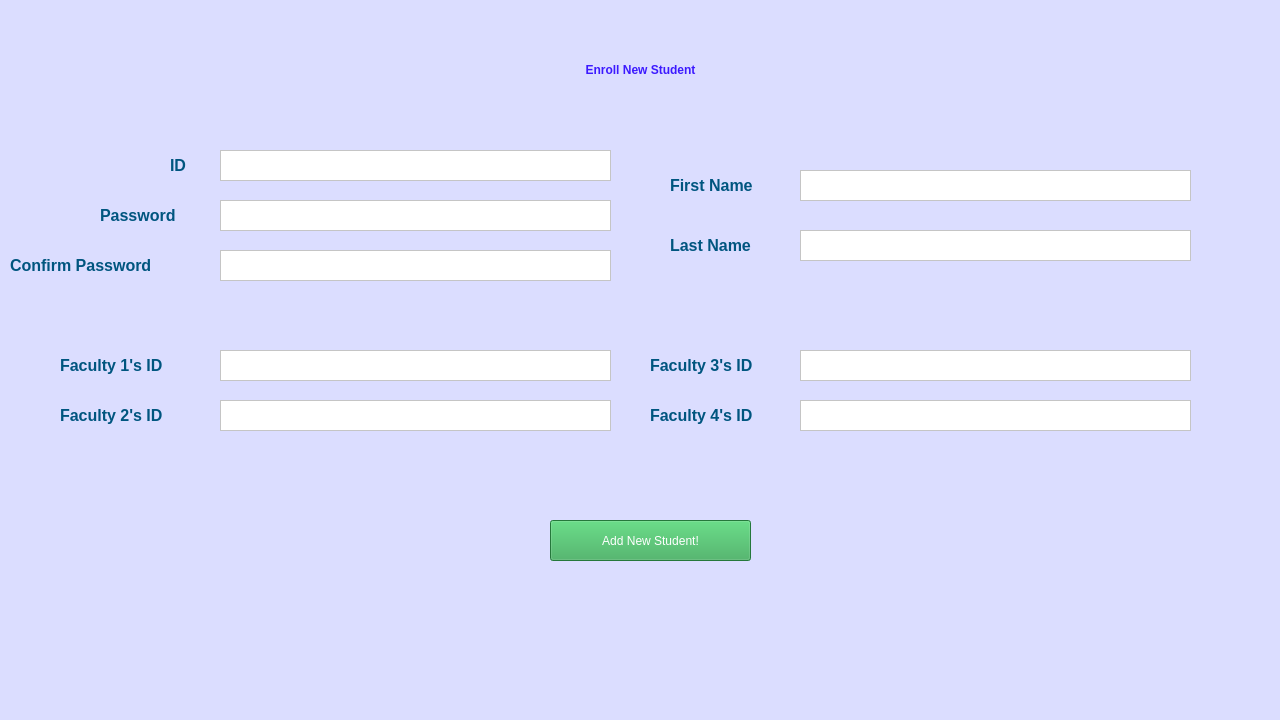
<?xml version="1.0" encoding="UTF-8"?>
<ui version="4.0">
 <class>MainWindow</class>
 <widget class="QMainWindow" name="MainWindow">
  <property name="geometry">
   <rect>
    <x>0</x>
    <y>0</y>
    <width>1280</width>
    <height>720</height>
   </rect>
  </property>
  <property name="windowTitle">
   <string>MainWindow</string>
  </property>
  <property name="styleSheet">
   <string notr="true">background-color: rgb(219, 221, 255);</string>
  </property>
  <widget class="QWidget" name="centralwidget">
   <widget class="QPlainTextEdit" name="id">
    <property name="geometry">
     <rect>
      <x>220</x>
      <y>150</y>
      <width>391</width>
      <height>31</height>
     </rect>
    </property>
    <property name="styleSheet">
     <string notr="true">background-color: rgb(255, 255, 255);</string>
    </property>
   </widget>
   <widget class="QPlainTextEdit" name="fname">
    <property name="geometry">
     <rect>
      <x>800</x>
      <y>170</y>
      <width>391</width>
      <height>31</height>
     </rect>
    </property>
    <property name="styleSheet">
     <string notr="true">background-color: rgb(255, 255, 255);</string>
    </property>
   </widget>
   <widget class="QPlainTextEdit" name="t_id_1">
    <property name="geometry">
     <rect>
      <x>220</x>
      <y>350</y>
      <width>391</width>
      <height>31</height>
     </rect>
    </property>
    <property name="styleSheet">
     <string notr="true">background-color: rgb(255, 255, 255);</string>
    </property>
   </widget>
   <widget class="QPlainTextEdit" name="password">
    <property name="geometry">
     <rect>
      <x>220</x>
      <y>200</y>
      <width>391</width>
      <height>31</height>
     </rect>
    </property>
    <property name="styleSheet">
     <string notr="true">background-color: rgb(255, 255, 255);</string>
    </property>
   </widget>
   <widget class="QLabel" name="label">
    <property name="geometry">
     <rect>
      <x>170</x>
      <y>150</y>
      <width>31</width>
      <height>31</height>
     </rect>
    </property>
    <property name="styleSheet">
     <string notr="true">color: rgb(0, 85, 127);
font: 14pt &quot;Nirmala UI&quot;;</string>
    </property>
    <property name="text">
     <string>&lt;html&gt;&lt;head/&gt;&lt;body&gt;&lt;p&gt;&lt;span style=&quot; font-size:12pt; font-weight:600;&quot;&gt;ID&lt;/span&gt;&lt;/p&gt;&lt;/body&gt;&lt;/html&gt;</string>
    </property>
   </widget>
   <widget class="QLabel" name="label_2">
    <property name="geometry">
     <rect>
      <x>670</x>
      <y>170</y>
      <width>121</width>
      <height>31</height>
     </rect>
    </property>
    <property name="styleSheet">
     <string notr="true">color: rgb(0, 85, 127);
font: 14pt &quot;Nirmala UI&quot;;</string>
    </property>
    <property name="text">
     <string>&lt;html&gt;&lt;head/&gt;&lt;body&gt;&lt;p&gt;&lt;span style=&quot; font-size:12pt; font-weight:600;&quot;&gt;First Name&lt;/span&gt;&lt;/p&gt;&lt;/body&gt;&lt;/html&gt;</string>
    </property>
   </widget>
   <widget class="QLabel" name="label_3">
    <property name="geometry">
     <rect>
      <x>670</x>
      <y>230</y>
      <width>111</width>
      <height>31</height>
     </rect>
    </property>
    <property name="styleSheet">
     <string notr="true">color: rgb(0, 85, 127);
font: 14pt &quot;Nirmala UI&quot;;</string>
    </property>
    <property name="text">
     <string>&lt;html&gt;&lt;head/&gt;&lt;body&gt;&lt;p&gt;&lt;span style=&quot; font-size:12pt; font-weight:600;&quot;&gt;Last Name&lt;/span&gt;&lt;/p&gt;&lt;/body&gt;&lt;/html&gt;</string>
    </property>
   </widget>
   <widget class="QLabel" name="label_4">
    <property name="geometry">
     <rect>
      <x>100</x>
      <y>200</y>
      <width>101</width>
      <height>31</height>
     </rect>
    </property>
    <property name="styleSheet">
     <string notr="true">color: rgb(0, 85, 127);
font: 14pt &quot;Nirmala UI&quot;;</string>
    </property>
    <property name="text">
     <string>&lt;html&gt;&lt;head/&gt;&lt;body&gt;&lt;p&gt;&lt;span style=&quot; font-size:12pt; font-weight:600;&quot;&gt;Password&lt;/span&gt;&lt;/p&gt;&lt;/body&gt;&lt;/html&gt;</string>
    </property>
   </widget>
   <widget class="QLabel" name="label_5">
    <property name="geometry">
     <rect>
      <x>60</x>
      <y>350</y>
      <width>151</width>
      <height>31</height>
     </rect>
    </property>
    <property name="styleSheet">
     <string notr="true">color: rgb(0, 85, 127);
font: 14pt &quot;Nirmala UI&quot;;</string>
    </property>
    <property name="text">
     <string>&lt;html&gt;&lt;head/&gt;&lt;body&gt;&lt;p&gt;&lt;span style=&quot; font-size:12pt; font-weight:600;&quot;&gt;Faculty 1's ID&lt;/span&gt;&lt;/p&gt;&lt;/body&gt;&lt;/html&gt;</string>
    </property>
   </widget>
   <widget class="QPlainTextEdit" name="lname">
    <property name="geometry">
     <rect>
      <x>800</x>
      <y>230</y>
      <width>391</width>
      <height>31</height>
     </rect>
    </property>
    <property name="styleSheet">
     <string notr="true">background-color: rgb(255, 255, 255);</string>
    </property>
   </widget>
   <widget class="QLabel" name="label_6">
    <property name="geometry">
     <rect>
      <x>10</x>
      <y>250</y>
      <width>191</width>
      <height>31</height>
     </rect>
    </property>
    <property name="styleSheet">
     <string notr="true">color: rgb(0, 85, 127);
font: 14pt &quot;Nirmala UI&quot;;</string>
    </property>
    <property name="text">
     <string>&lt;html&gt;&lt;head/&gt;&lt;body&gt;&lt;p&gt;&lt;span style=&quot; font-size:12pt; font-weight:600;&quot;&gt;Confirm Password&lt;/span&gt;&lt;/p&gt;&lt;/body&gt;&lt;/html&gt;</string>
    </property>
   </widget>
   <widget class="QPlainTextEdit" name="confirmpass">
    <property name="geometry">
     <rect>
      <x>220</x>
      <y>250</y>
      <width>391</width>
      <height>31</height>
     </rect>
    </property>
    <property name="styleSheet">
     <string notr="true">background-color: rgb(255, 255, 255);</string>
    </property>
   </widget>
   <widget class="QLabel" name="errorDisplay">
    <property name="geometry">
     <rect>
      <x>0</x>
      <y>580</y>
      <width>1281</width>
      <height>61</height>
     </rect>
    </property>
    <property name="styleSheet">
     <string notr="true">font: 75 18pt &quot;MS Shell Dlg 2&quot;;
qproperty-alignment: AlignCenter;
color: rgb(217, 48, 37);</string>
    </property>
    <property name="text">
     <string>&lt;html&gt;&lt;head/&gt;&lt;body&gt;&lt;p align=&quot;center&quot;&gt;&lt;br/&gt;&lt;/p&gt;&lt;/body&gt;&lt;/html&gt;</string>
    </property>
   </widget>
   <widget class="QPushButton" name="addNew">
    <property name="geometry">
     <rect>
      <x>550</x>
      <y>520</y>
      <width>201</width>
      <height>41</height>
     </rect>
    </property>
    <property name="styleSheet">
     <string notr="true">font: 75 12pt &quot;MS Shell Dlg 2&quot;;
color: rgb(255, 255, 255);
background-color: rgb(52, 168, 83);</string>
    </property>
    <property name="text">
     <string>Add New Student!</string>
    </property>
   </widget>
   <widget class="QLabel" name="label_7">
    <property name="geometry">
     <rect>
      <x>60</x>
      <y>400</y>
      <width>141</width>
      <height>31</height>
     </rect>
    </property>
    <property name="styleSheet">
     <string notr="true">color: rgb(0, 85, 127);
font: 14pt &quot;Nirmala UI&quot;;</string>
    </property>
    <property name="text">
     <string>&lt;html&gt;&lt;head/&gt;&lt;body&gt;&lt;p&gt;&lt;span style=&quot; font-size:12pt; font-weight:600;&quot;&gt;Faculty 2's ID&lt;/span&gt;&lt;/p&gt;&lt;/body&gt;&lt;/html&gt;</string>
    </property>
   </widget>
   <widget class="QLabel" name="label_8">
    <property name="geometry">
     <rect>
      <x>650</x>
      <y>350</y>
      <width>141</width>
      <height>31</height>
     </rect>
    </property>
    <property name="styleSheet">
     <string notr="true">color: rgb(0, 85, 127);
font: 14pt &quot;Nirmala UI&quot;;</string>
    </property>
    <property name="text">
     <string>&lt;html&gt;&lt;head/&gt;&lt;body&gt;&lt;p&gt;&lt;span style=&quot; font-size:12pt; font-weight:600;&quot;&gt;Faculty 3's ID&lt;/span&gt;&lt;/p&gt;&lt;/body&gt;&lt;/html&gt;</string>
    </property>
   </widget>
   <widget class="QLabel" name="label_9">
    <property name="geometry">
     <rect>
      <x>650</x>
      <y>400</y>
      <width>141</width>
      <height>31</height>
     </rect>
    </property>
    <property name="styleSheet">
     <string notr="true">color: rgb(0, 85, 127);
font: 14pt &quot;Nirmala UI&quot;;</string>
    </property>
    <property name="text">
     <string>&lt;html&gt;&lt;head/&gt;&lt;body&gt;&lt;p&gt;&lt;span style=&quot; font-size:12pt; font-weight:600;&quot;&gt;Faculty 4's ID&lt;/span&gt;&lt;/p&gt;&lt;/body&gt;&lt;/html&gt;</string>
    </property>
   </widget>
   <widget class="QPlainTextEdit" name="t_id_2">
    <property name="geometry">
     <rect>
      <x>220</x>
      <y>400</y>
      <width>391</width>
      <height>31</height>
     </rect>
    </property>
    <property name="styleSheet">
     <string notr="true">background-color: rgb(255, 255, 255);</string>
    </property>
   </widget>
   <widget class="QPlainTextEdit" name="t_id_3">
    <property name="geometry">
     <rect>
      <x>800</x>
      <y>350</y>
      <width>391</width>
      <height>31</height>
     </rect>
    </property>
    <property name="styleSheet">
     <string notr="true">background-color: rgb(255, 255, 255);</string>
    </property>
   </widget>
   <widget class="QPlainTextEdit" name="t_id_4">
    <property name="geometry">
     <rect>
      <x>800</x>
      <y>400</y>
      <width>391</width>
      <height>31</height>
     </rect>
    </property>
    <property name="styleSheet">
     <string notr="true">background-color: rgb(255, 255, 255);</string>
    </property>
   </widget>
   <widget class="QLabel" name="label_10">
    <property name="geometry">
     <rect>
      <x>0</x>
      <y>30</y>
      <width>1281</width>
      <height>81</height>
     </rect>
    </property>
    <property name="styleSheet">
     <string notr="true">color: rgb(60, 25, 255);
font: 16pt &quot;Nirmala UI&quot;;</string>
    </property>
    <property name="text">
     <string>&lt;html&gt;&lt;head/&gt;&lt;body&gt;&lt;p align=&quot;center&quot;&gt;&lt;span style=&quot; font-weight:600;&quot;&gt;Enroll New Student&lt;/span&gt;&lt;/p&gt;&lt;/body&gt;&lt;/html&gt;</string>
    </property>
   </widget>
  </widget>
 </widget>
 <resources/>
 <connections/>
</ui>
